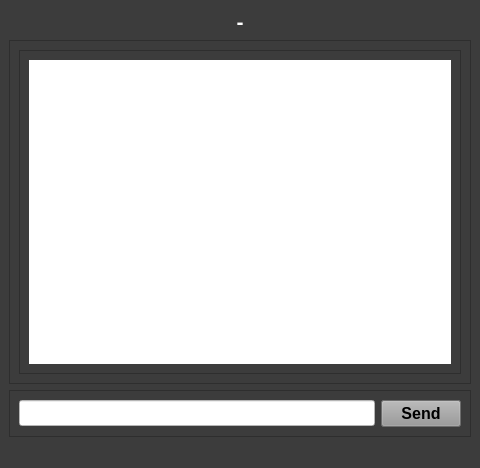
<?xml version="1.0" encoding="UTF-8"?>
<ui version="4.0">
 <class>CHAT</class>
 <widget class="QMainWindow" name="CHAT">
  <property name="geometry">
   <rect>
    <x>0</x>
    <y>0</y>
    <width>480</width>
    <height>468</height>
   </rect>
  </property>
  <property name="windowTitle">
   <string>MainWindow</string>
  </property>
  <property name="styleSheet">
   <string notr="true">background-color: rgb(60, 60, 60)</string>
  </property>
  <widget class="QWidget" name="centralwidget">
   <layout class="QVBoxLayout" name="verticalLayout">
    <item>
     <widget class="QLabel" name="friend_name">
      <property name="font">
       <font>
        <pointsize>16</pointsize>
       </font>
      </property>
      <property name="text">
       <string>&lt;html&gt;&lt;head/&gt;&lt;body&gt;&lt;p&gt;&lt;span style=&quot; font-weight:700; color:#ffffff;&quot;&gt;-&lt;/span&gt;&lt;/p&gt;&lt;/body&gt;&lt;/html&gt;</string>
      </property>
      <property name="alignment">
       <set>Qt::AlignCenter</set>
      </property>
     </widget>
    </item>
    <item>
     <widget class="QFrame" name="frame">
      <property name="frameShape">
       <enum>QFrame::StyledPanel</enum>
      </property>
      <property name="frameShadow">
       <enum>QFrame::Raised</enum>
      </property>
      <layout class="QHBoxLayout" name="horizontalLayout_2">
       <item>
        <widget class="QScrollArea" name="scrollArea">
         <property name="styleSheet">
          <string notr="true"/>
         </property>
         <property name="widgetResizable">
          <bool>true</bool>
         </property>
         <widget class="QWidget" name="scrollAreaWidgetContents">
          <property name="geometry">
           <rect>
            <x>0</x>
            <y>0</y>
            <width>440</width>
            <height>295</height>
           </rect>
          </property>
          <layout class="QHBoxLayout" name="horizontalLayout_3">
           <item>
            <widget class="QLabel" name="label_chat_history">
             <property name="font">
              <font>
               <pointsize>16</pointsize>
              </font>
             </property>
             <property name="styleSheet">
              <string notr="true">background-color: rgb(255, 255, 255)</string>
             </property>
             <property name="text">
              <string>&lt;html&gt;&lt;head/&gt;&lt;body&gt;&lt;p&gt;&lt;span style=&quot; font-size:14pt; font-weight:700; color:#ffffff;&quot;&gt;&amp;gt;&lt;/span&gt;&lt;/p&gt;&lt;/body&gt;&lt;/html&gt;</string>
             </property>
             <property name="alignment">
              <set>Qt::AlignLeading|Qt::AlignLeft|Qt::AlignTop</set>
             </property>
            </widget>
           </item>
          </layout>
         </widget>
        </widget>
       </item>
      </layout>
     </widget>
    </item>
    <item>
     <widget class="QFrame" name="frame_2">
      <property name="maximumSize">
       <size>
        <width>16777215</width>
        <height>57</height>
       </size>
      </property>
      <property name="frameShape">
       <enum>QFrame::StyledPanel</enum>
      </property>
      <property name="frameShadow">
       <enum>QFrame::Raised</enum>
      </property>
      <layout class="QHBoxLayout" name="horizontalLayout">
       <item>
        <widget class="QLineEdit" name="input_message">
         <property name="font">
          <font>
           <pointsize>11</pointsize>
           <bold>true</bold>
          </font>
         </property>
         <property name="styleSheet">
          <string notr="true">background-color: rgb(255, 255, 255);</string>
         </property>
         <property name="text">
          <string/>
         </property>
        </widget>
       </item>
       <item>
        <widget class="QPushButton" name="button_send_message">
         <property name="font">
          <font>
           <pointsize>12</pointsize>
           <bold>true</bold>
          </font>
         </property>
         <property name="styleSheet">
          <string notr="true">background-color: rgb(152, 152, 152)</string>
         </property>
         <property name="text">
          <string>Send</string>
         </property>
        </widget>
       </item>
      </layout>
     </widget>
    </item>
   </layout>
  </widget>
  <widget class="QMenuBar" name="menubar">
   <property name="geometry">
    <rect>
     <x>0</x>
     <y>0</y>
     <width>480</width>
     <height>22</height>
    </rect>
   </property>
  </widget>
  <widget class="QStatusBar" name="statusbar"/>
 </widget>
 <resources/>
 <connections/>
</ui>
